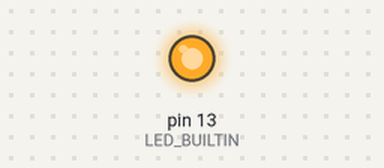
Simulated run of this sketch. Board: Arduino Nano, built with avr-gcc and run on an emulated ATmega328P. Shown: output pins drawn as LEDs (lit = HIGH).

Above: at 1.0 s.
At 7.5 s:
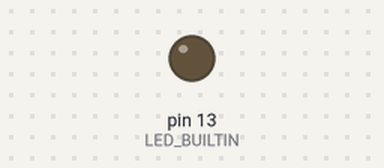
Timing chart, 0 to 10.4 s (numbered marks = the images above):
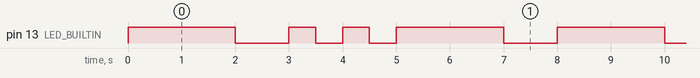

Measured:
- by itself, pin 13 (LED_BUILTIN): repeats every 8.0 s: LOW 1.0 s, 2 × (HIGH 0.50 s, LOW 0.50 s), HIGH 2.0 s, LOW 1.0 s, HIGH 2.0 s
- by itself, everything shown: repeats every 8.0 s, in 8 steps

The sketch:

ta_ti_ti_ta.ino
```cpp
/*
 * Set Board to: Arduino Nano
 * Set Processor to: ATMega 328P (Old Bootloader)
 *
 */


void setup() {
  // put your setup code here, to run once:
  pinMode(LED_BUILTIN, OUTPUT);
}

void loop() {
  // put your main code here, to run repeatedly:
  digitalWrite(LED_BUILTIN, HIGH);   // turn the LED on (HIGH is the voltage level)
  delay(2000);                       // wait for a second
  digitalWrite(LED_BUILTIN, LOW);    // turn the LED off by making the voltage LOW
  delay(1000);                       // wait for a second

  digitalWrite(LED_BUILTIN, HIGH);   // turn the LED on (HIGH is the voltage level)
  delay(500);                       // wait for a second
  digitalWrite(LED_BUILTIN, LOW);    // turn the LED off by making the voltage LOW
  delay(500);

  digitalWrite(LED_BUILTIN, HIGH);   // turn the LED on (HIGH is the voltage level)
  delay(500);                       // wait for a second
  digitalWrite(LED_BUILTIN, LOW);    // turn the LED off by making the voltage LOW
  delay(500);

  digitalWrite(LED_BUILTIN, HIGH);   // turn the LED on (HIGH is the voltage level)
  delay(2000);                       // wait for a second
  digitalWrite(LED_BUILTIN, LOW);    // turn the LED off by making the voltage LOW
  delay(1000);                       // wait for a second

}
```
